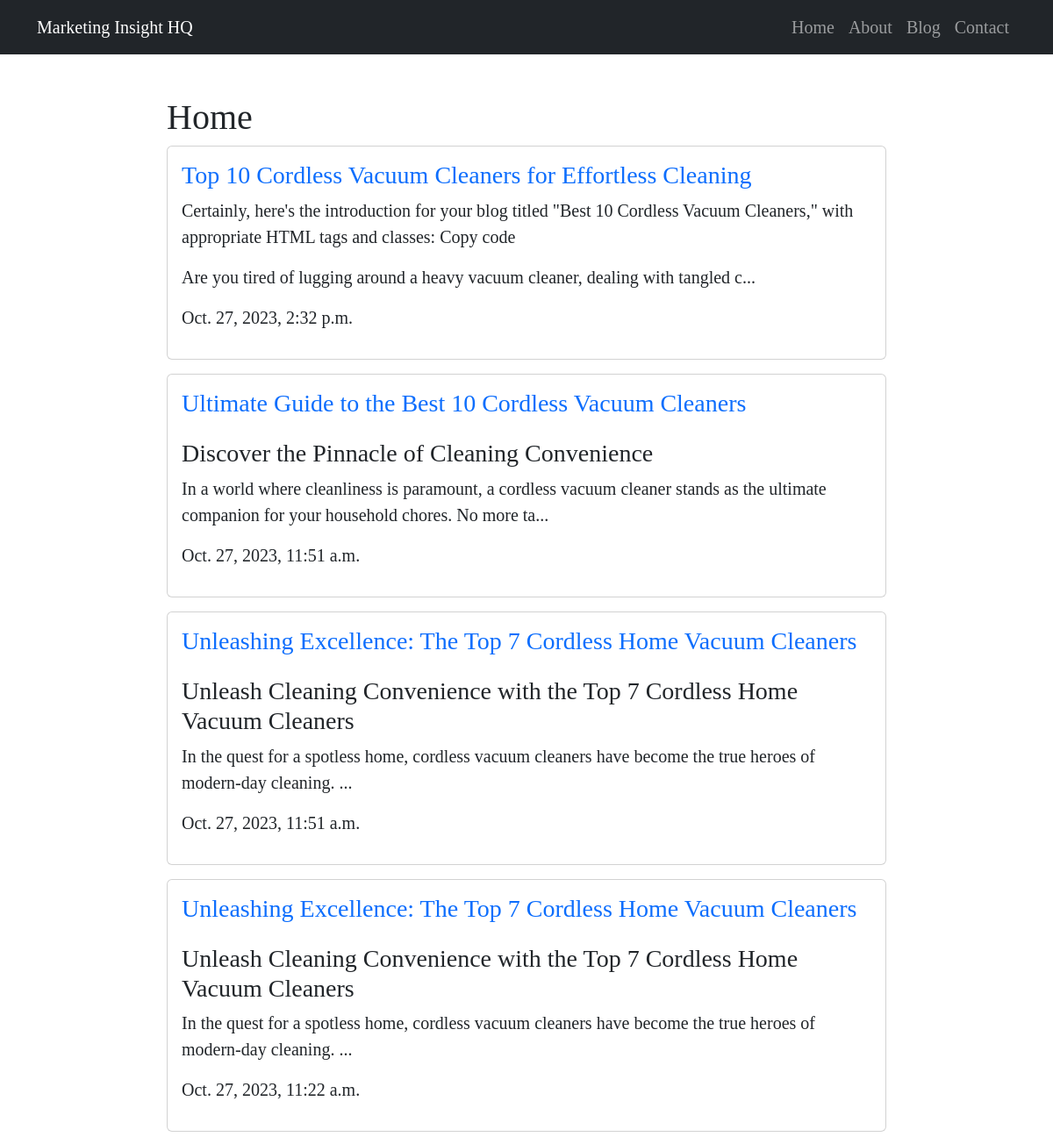
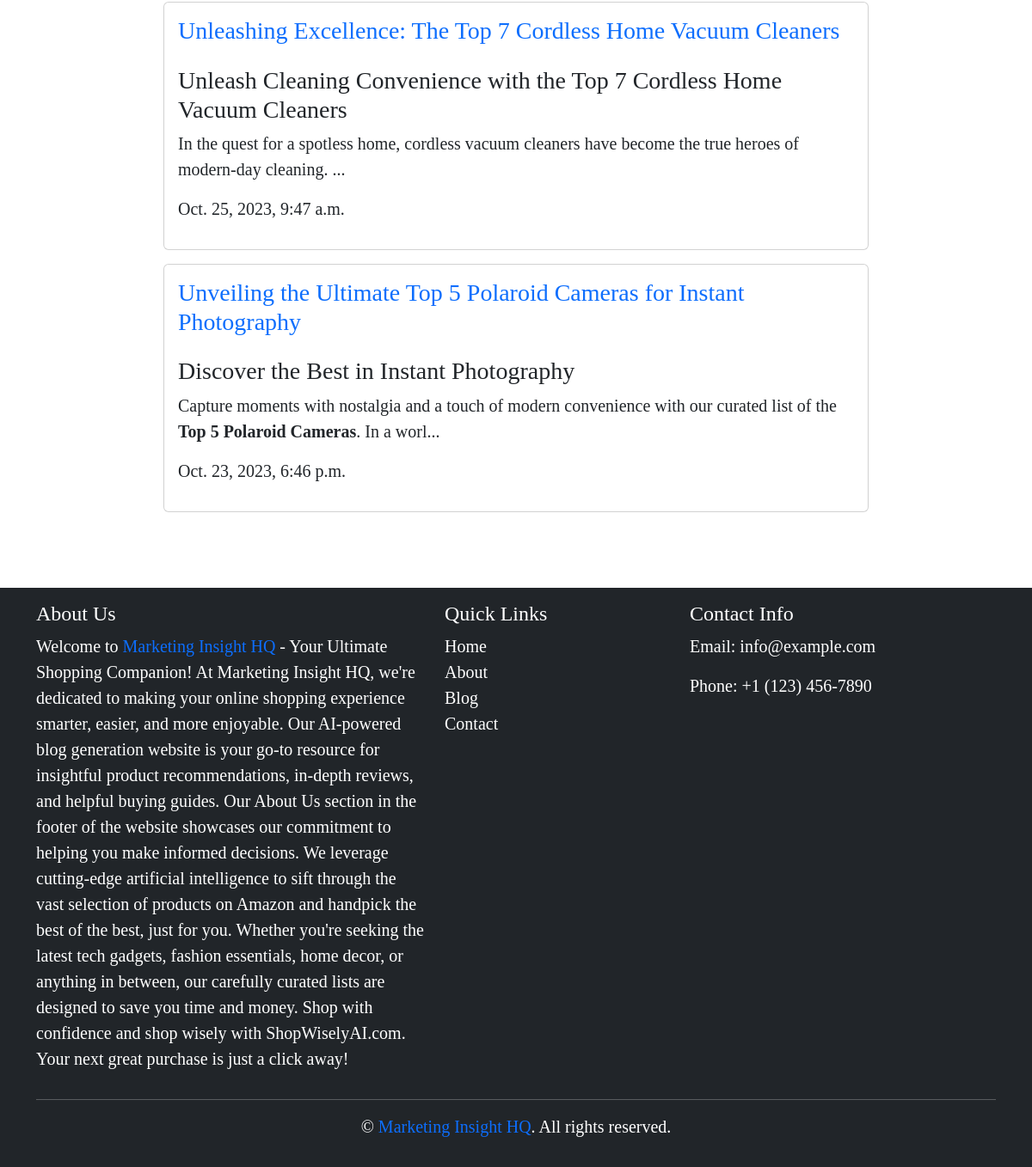
Before: / with the older database file (2 pictures, top to bottom).
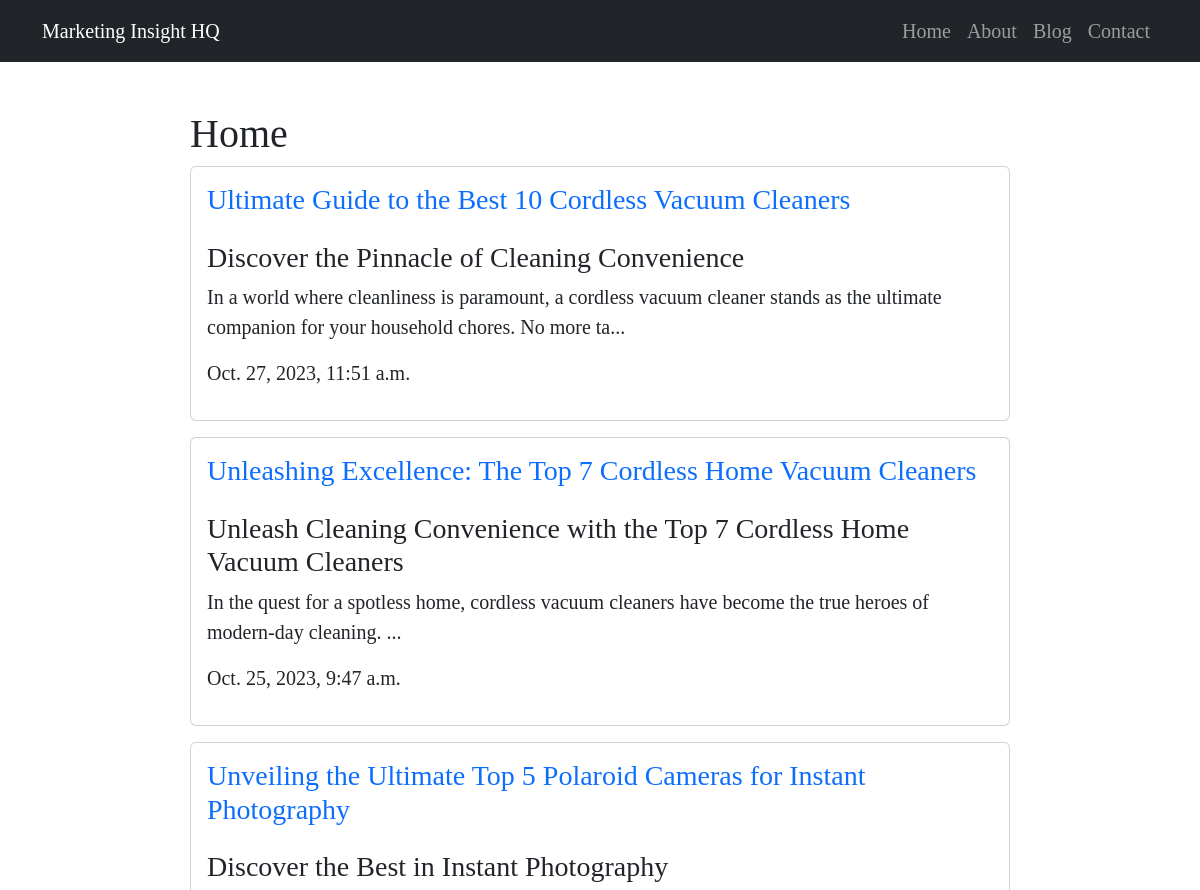
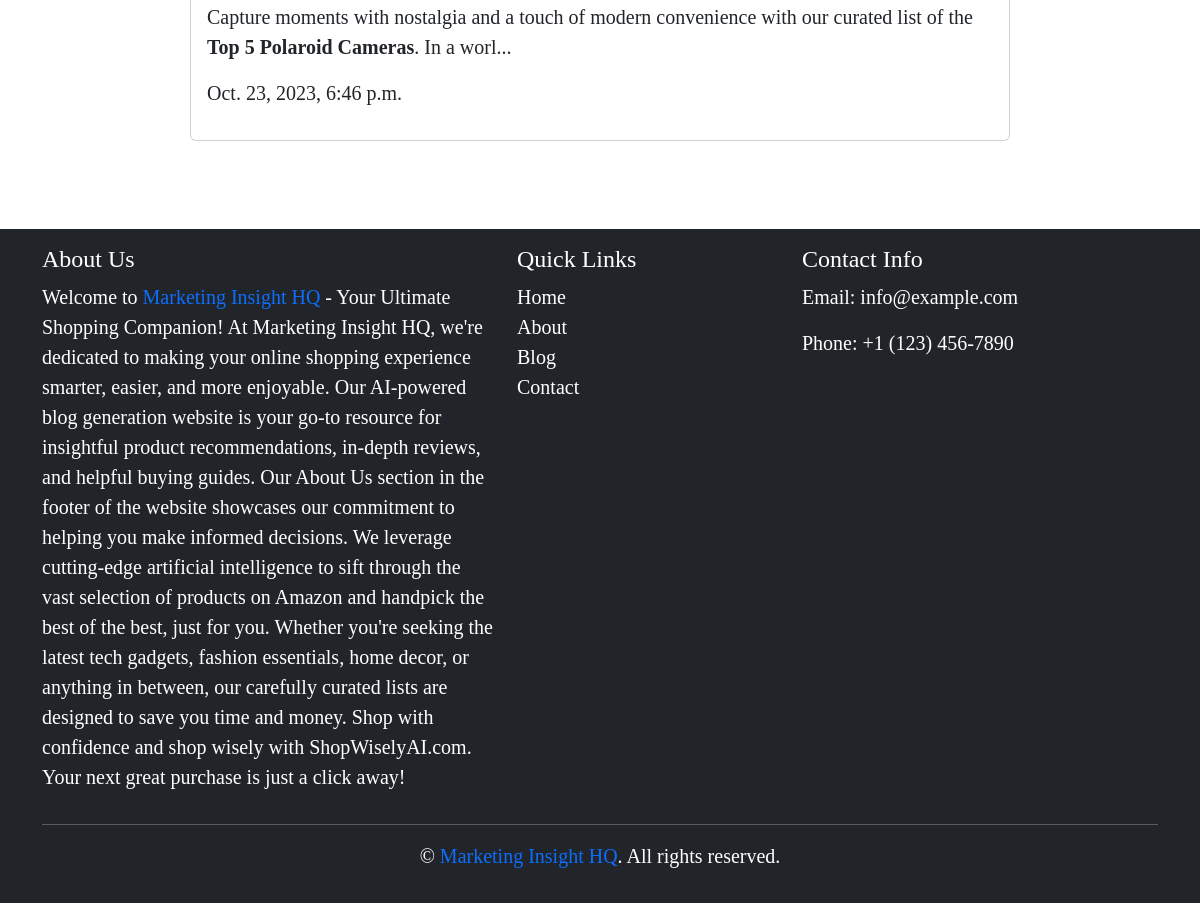
After: the same page with the newer database file (2 pictures, top to bottom).
### ContentCreation/models.py (models this page shows, shortened)
class BlogPost(models.Model):
    title = RichTextField()
    slug = models.SlugField(max_length=100)
    heading = models.CharField(max_length=100, blank=True, null=True)
    intro = models.CharField(max_length=300, blank=True, null=True)
    keyword = models.CharField(max_length=300, blank=True, null=True)
    meta_description = models.CharField(max_length=300)
    paragraphs = models.ManyToManyField(Paragraph, related_name='blog_posts')
    created_at = models.DateTimeField(auto_now_add=True)

### ContentCreation/views.py (the view)
# urls.py: path('', views.home, name='home'),
def home(request):
    latest_blogs = BlogPost.objects.order_by('-created_at')[:10]
    context = {'latest_blogs': latest_blogs}
    return render(request, 'ContentCreation/home.html', context)

### templates/ContentCreation/home.html
{% extends 'base.html' %}
{% block content %}
    <h1>Home</h1>
    <div class="blog-list">
        {% for blog in latest_blogs %}
            <article class="blog-post card p-3 mb-3">
                <h3><a href="{% url 'display_blog_post' blog.id blog.slug %}">{{ blog.heading }}</a></h3>
                <div class="content">
                    {{ blog.intro | safe | slice:":300" }}...
                </div>
                <p class="timestamp">{{ blog.created_at }}</p>
            </article>
        {% endfor %}
    </div>
{% endblock %}

Changed rows visible on the page:
removed BlogPost: heading "Top 10 Cordless Vacuum Cleaners for Effortless Cleaning", intro "Certainly, here's the introduction for your blog titled \"Best 10 Cordless Vacuum Cleaners,\" with appropriate HTML tags and classes: Copy code Are you tired of lugging around a heavy vacuum cleaner, dealing with tangled c", created_at "Oct. 27, 2023, 2:32 p.m."
removed BlogPost: heading "Unleashing Excellence: The Top 7 Cordless Home Vacuum Cleaners", intro "Unleash Cleaning Convenience with the Top 7 Cordless Home Vacuum Cleaners In the quest for a spotless home, cordless vacuum cleaners have become the true heroes of modern-day cleaning.", created_at "Oct. 27, 2023, 11:51 a.m."
removed BlogPost: heading "Unleashing Excellence: The Top 7 Cordless Home Vacuum Cleaners", intro "Unleash Cleaning Convenience with the Top 7 Cordless Home Vacuum Cleaners In the quest for a spotless home, cordless vacuum cleaners have become the true heroes of modern-day cleaning.", created_at "Oct. 27, 2023, 11:22 a.m."
